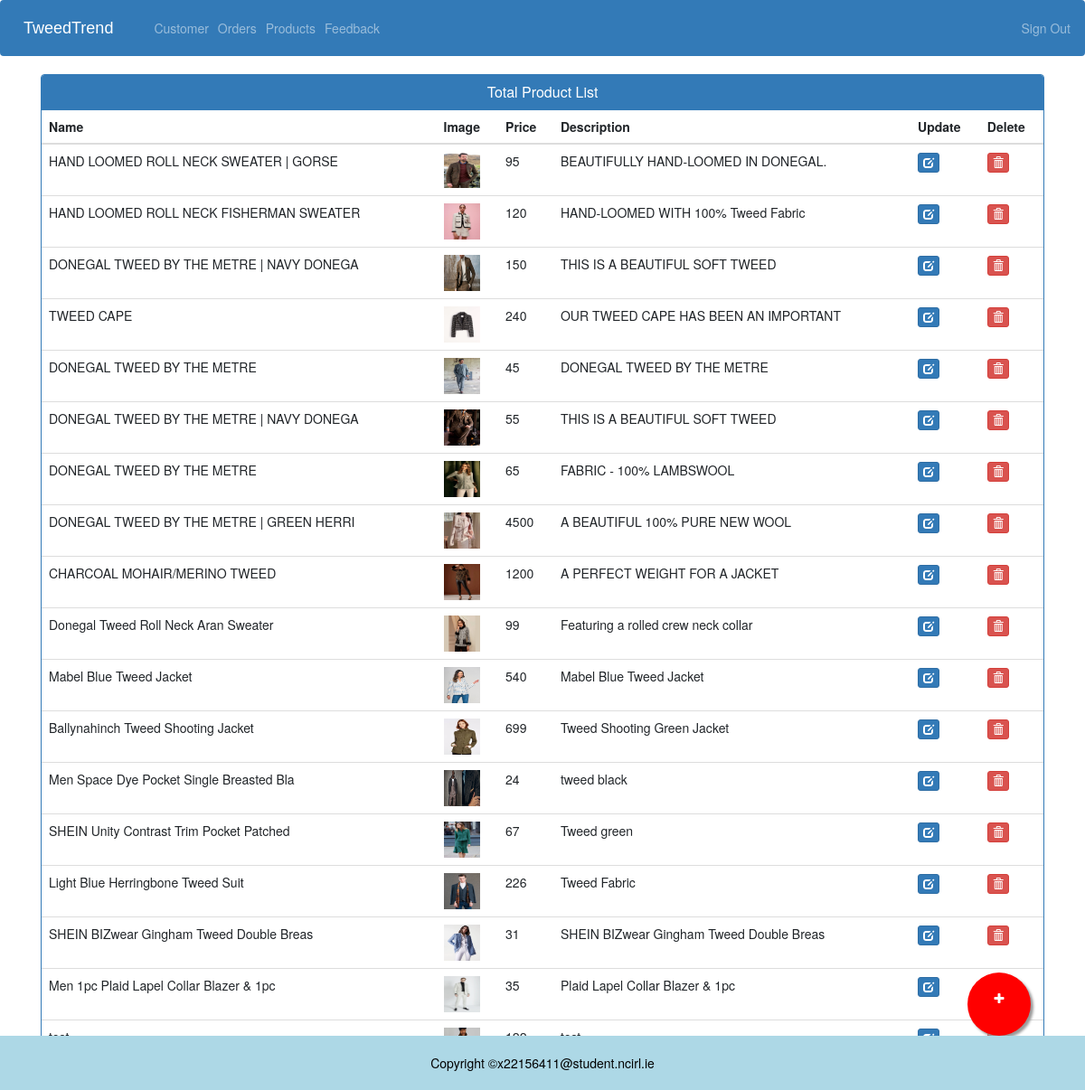
The page /admin-products (signed in) on the database its author committed.
### ecom/models.py (models this page shows, shortened)
class Product(models.Model):
    name=models.CharField(max_length=40)
    product_image= models.ImageField(upload_to='product_image/',null=True,blank=True)
    price = models.PositiveIntegerField()
    description=models.CharField(max_length=40)

### ecom/views.py (the view)
# urls.py: path('admin-products', views.admin_products_view,name='admin-products'),
@login_required(login_url='adminlogin')
def admin_products_view(request):
    products=models.Product.objects.all()
    return render(request,'ecom/admin_products.html',{'products':products})

### templates/ecom/admin_products.html (shortened to what this page needs)
{% extends 'ecom/admin_base.html' %}
{% load static %}
{% block content %}
<head>
</head>
<head>
  <link href="//netdna.bootstrapcdn.com/bootstrap/3.0.0/css/bootstrap.min.css" rel="stylesheet" id="bootstrap-css">
</head>
<div class="container">
  <div class="panel panel-primary">
    <div class="panel-heading">
      <h6 class="panel-title">Total Product List</h6>
    </div>
    <table class="table table-hover" id="dev-table">
      <thead>
        <tr>
          <th>Name</th>
          <th>Image</th>
          <th>Price</th>
          <th>Description</th>
          <th>Update</th>
          <th>Delete</th>
        </tr>
      </thead>
      {% for p in products %}
  {% if p %}
      <tr>
        <td> {{p.name}}</td>
        <td> <img src="{% static p.product_image.url %}" alt="Profile Pic" height="40px" width="40px" /></td>
        <td>{{p.price}}</td>
        <td>{{p.description}}</td>
        <td><a class="btn btn-primary btn-xs" href="{% url 'update-product' p.id  %}"><span class="glyphicon glyphicon-edit"></span></a></td>
        <td><a class="btn btn-danger btn-xs" href="{% url 'delete-product' p.id  %}"><span class="glyphicon glyphicon-trash"></span></a></td>
      </tr>
      {%else%}
      <br><br><br>
      <h1>no products</h1>
      {% endif %}
      {% endfor %}
    </table>
  </div>
</div>
<a href="/admin-add-product" class="float">
<i class="fa fa-plus my-float"></i>
</a>
{% endblock content %}

### templates/ecom/admin_base.html (style rules this page uses)
html, body { height: 100%; }

### templates/ecom/admin_products.html (style rules this page uses)
a:link { text-decoration: none; }
h6 { text-align: center; }
.float { position:fixed; width:70px; height:70px; bottom:60px; right:60px; background-color:red; color:#FFF; border-radius:50px; text-align:center; box-shadow: 3px 3px 3px #999; }
.my-float { margin-top:22px; }

### rows shown on the page
Product: name "HAND LOOMED ROLL NECK SWEATER | GORSE", product_image (picture), price "95", description "BEAUTIFULLY HAND-LOOMED IN DONEGAL."
Product: name "HAND LOOMED ROLL NECK FISHERMAN SWEATER", product_image (picture), price "120", description "HAND-LOOMED WITH 100% Tweed Fabric"
Product: name "DONEGAL TWEED BY THE METRE | NAVY DONEGA", product_image (picture), price "150", description "THIS IS A BEAUTIFUL SOFT TWEED"
Product: name "TWEED CAPE", product_image (picture), price "240", description "OUR TWEED CAPE HAS BEEN AN IMPORTANT"
Product: name "DONEGAL TWEED BY THE METRE", product_image (picture), price "45", description "DONEGAL TWEED BY THE METRE"
Product: name "DONEGAL TWEED BY THE METRE | NAVY DONEGA", product_image (picture), price "55", description "THIS IS A BEAUTIFUL SOFT TWEED"
Product: name "DONEGAL TWEED BY THE METRE", product_image (picture), price "65", description "FABRIC - 100% LAMBSWOOL"
Product: name "DONEGAL TWEED BY THE METRE | GREEN HERRI", product_image (picture), price "4500", description "A BEAUTIFUL 100% PURE NEW WOOL"
Product: name "CHARCOAL MOHAIR/MERINO TWEED", product_image (picture), price "1200", description "A PERFECT WEIGHT FOR A JACKET"
Product: name "Donegal Tweed Roll Neck Aran Sweater", product_image (picture), price "99", description "Featuring a rolled crew neck collar"
Product: name "Mabel Blue Tweed Jacket", product_image (picture), price "540", description "Mabel Blue Tweed Jacket"
Product: name "Ballynahinch Tweed Shooting Jacket", product_image (picture), price "699", description "Tweed Shooting Green Jacket"
Product: name "Men Space Dye Pocket Single Breasted Bla", product_image (picture), price "24", description "tweed black"
Product: name "SHEIN Unity Contrast Trim Pocket Patched", product_image (picture), price "67", description "Tweed green"
Product: name "Light Blue Herringbone Tweed Suit", product_image (picture), price "226", description "Tweed Fabric"
Product: name "SHEIN BIZwear Gingham Tweed Double Breas", product_image (picture), price "31", description "SHEIN BIZwear Gingham Tweed Double Breas"
Product: name "Men 1pc Plaid Lapel Collar Blazer & 1pc", product_image (picture), price "35", description "Plaid Lapel Collar Blazer & 1pc"
